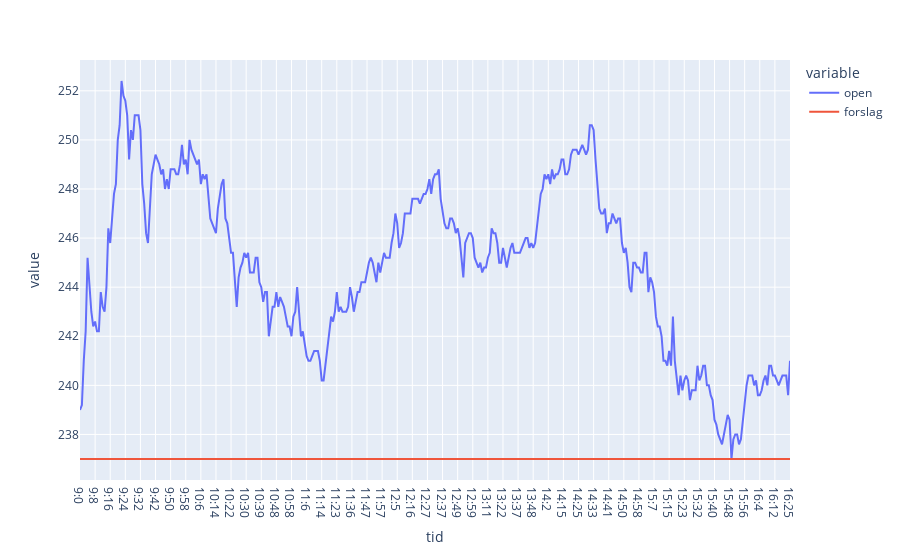
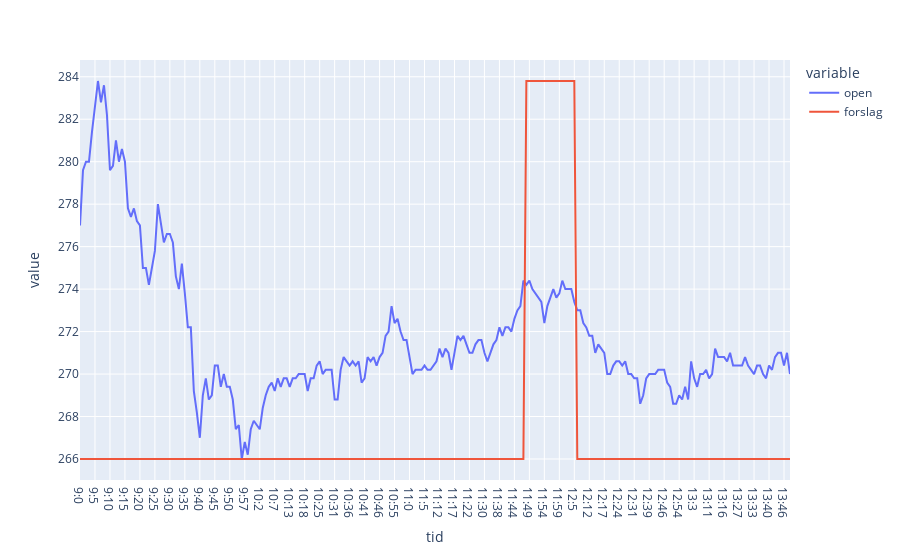
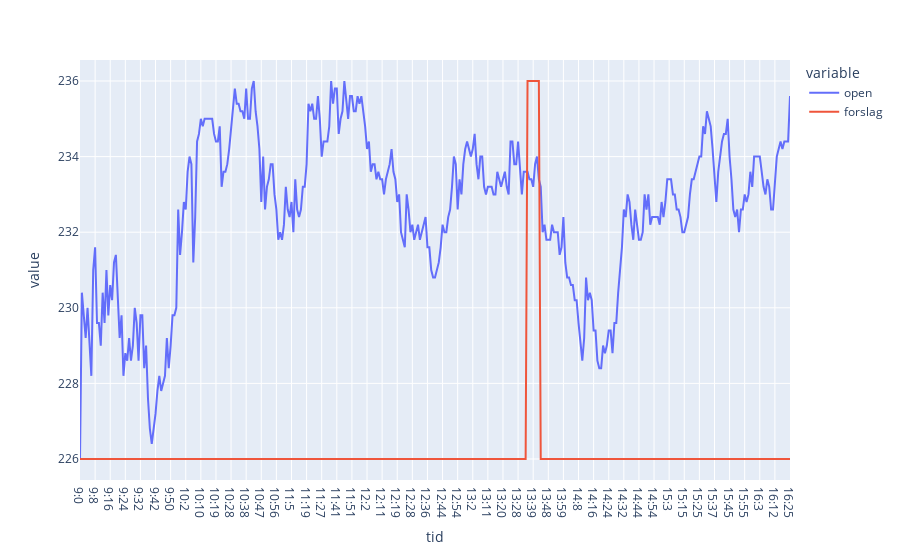
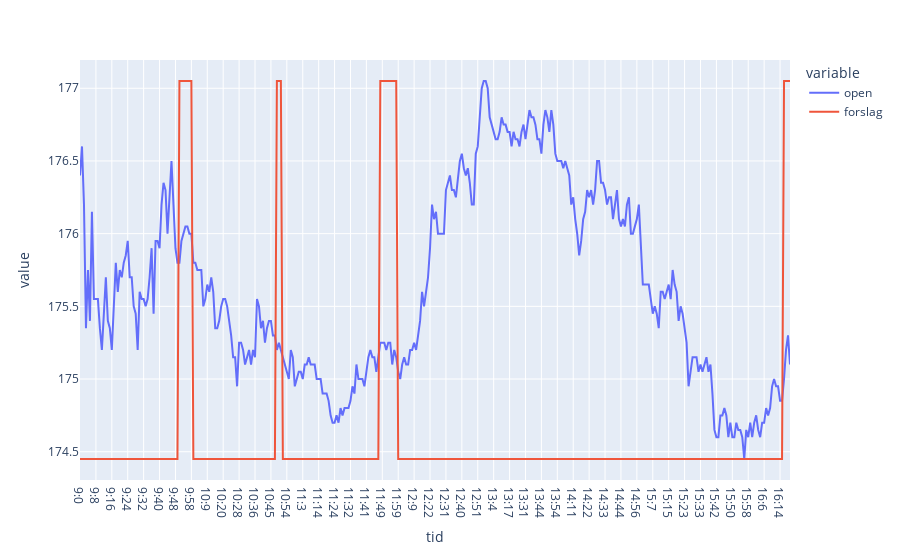

The notebook cell these images were saved under, in order:
### Code cell
filer = list(map(add_data, os.listdir('data/')))[:10] # 60 første er lagd til å bygge modell
make_ready(filer)
#fil

### Figure 1 — Plotly figure (JSON) as saved in the notebook; plotly's stock layout.template omitted (floating-point values rounded to 4 significant figures; data arrays with more than 128 entries replaced by an {"elided": "..."} marker saying what was removed)
{"data": [{"hovertemplate": "variable=open<br>tid=%{x}<br>value=%{y}<extra></extra>", "legendgroup": "open", "line": {"color": "#636efa", "dash": "solid"}, "mode": "lines", "name": "open", "orientation": "v", "showlegend": true, "type": "scatter", "x": {"elided": "377 str values"}, "xaxis": "x", "y": {"elided": "377 float values"}, "yaxis": "y"}, {"hovertemplate": "variable=forslag<br>tid=%{x}<br>value=%{y}<extra></extra>", "legendgroup": "forslag", "line": {"color": "#EF553B", "dash": "solid"}, "mode": "lines", "name": "forslag", "orientation": "v", "showlegend": true, "type": "scatter", "x": {"elided": "377 str values"}, "xaxis": "x", "y": {"elided": "377 int values"}, "yaxis": "y"}], "layout": {"legend": {"title": {"text": "variable"}, "tracegroupgap": 0}, "margin": {"t": 60}, "xaxis": {"anchor": "y", "domain": [0, 1], "title": {"text": "tid"}}, "yaxis": {"anchor": "x", "domain": [0, 1], "title": {"text": "value"}}}}

### Figure 2 — Plotly figure (JSON) as saved in the notebook; plotly's stock layout.template omitted (floating-point values rounded to 4 significant figures; data arrays with more than 128 entries replaced by an {"elided": "..."} marker saying what was removed)
{"data": [{"hovertemplate": "variable=open<br>tid=%{x}<br>value=%{y}<extra></extra>", "legendgroup": "open", "line": {"color": "#636efa", "dash": "solid"}, "mode": "lines", "name": "open", "orientation": "v", "showlegend": true, "type": "scatter", "x": {"elided": "238 str values"}, "xaxis": "x", "y": {"elided": "238 float values"}, "yaxis": "y"}, {"hovertemplate": "variable=forslag<br>tid=%{x}<br>value=%{y}<extra></extra>", "legendgroup": "forslag", "line": {"color": "#EF553B", "dash": "solid"}, "mode": "lines", "name": "forslag", "orientation": "v", "showlegend": true, "type": "scatter", "x": {"elided": "238 str values"}, "xaxis": "x", "y": {"elided": "238 float values"}, "yaxis": "y"}], "layout": {"legend": {"title": {"text": "variable"}, "tracegroupgap": 0}, "margin": {"t": 60}, "xaxis": {"anchor": "y", "domain": [0, 1], "title": {"text": "tid"}}, "yaxis": {"anchor": "x", "domain": [0, 1], "title": {"text": "value"}}}}

### Figure 3 — Plotly figure (JSON) as saved in the notebook; plotly's stock layout.template omitted (floating-point values rounded to 4 significant figures; data arrays with more than 128 entries replaced by an {"elided": "..."} marker saying what was removed)
{"data": [{"hovertemplate": "variable=open<br>tid=%{x}<br>value=%{y}<extra></extra>", "legendgroup": "open", "line": {"color": "#636efa", "dash": "solid"}, "mode": "lines", "name": "open", "orientation": "v", "showlegend": true, "type": "scatter", "x": {"elided": "377 str values"}, "xaxis": "x", "y": {"elided": "377 float values"}, "yaxis": "y"}, {"hovertemplate": "variable=forslag<br>tid=%{x}<br>value=%{y}<extra></extra>", "legendgroup": "forslag", "line": {"color": "#EF553B", "dash": "solid"}, "mode": "lines", "name": "forslag", "orientation": "v", "showlegend": true, "type": "scatter", "x": {"elided": "377 str values"}, "xaxis": "x", "y": {"elided": "377 int values"}, "yaxis": "y"}], "layout": {"legend": {"title": {"text": "variable"}, "tracegroupgap": 0}, "margin": {"t": 60}, "xaxis": {"anchor": "y", "domain": [0, 1], "title": {"text": "tid"}}, "yaxis": {"anchor": "x", "domain": [0, 1], "title": {"text": "value"}}}}

### Figure 4 — Plotly figure (JSON) as saved in the notebook; plotly's stock layout.template omitted (floating-point values rounded to 4 significant figures; data arrays with more than 128 entries replaced by an {"elided": "..."} marker saying what was removed)
{"data": [{"hovertemplate": "variable=open<br>tid=%{x}<br>value=%{y}<extra></extra>", "legendgroup": "open", "line": {"color": "#636efa", "dash": "solid"}, "mode": "lines", "name": "open", "orientation": "v", "showlegend": true, "type": "scatter", "x": {"elided": "358 str values"}, "xaxis": "x", "y": {"elided": "358 float values"}, "yaxis": "y"}, {"hovertemplate": "variable=forslag<br>tid=%{x}<br>value=%{y}<extra></extra>", "legendgroup": "forslag", "line": {"color": "#EF553B", "dash": "solid"}, "mode": "lines", "name": "forslag", "orientation": "v", "showlegend": true, "type": "scatter", "x": {"elided": "358 str values"}, "xaxis": "x", "y": {"elided": "358 float values"}, "yaxis": "y"}], "layout": {"legend": {"title": {"text": "variable"}, "tracegroupgap": 0}, "margin": {"t": 60}, "xaxis": {"anchor": "y", "domain": [0, 1], "title": {"text": "tid"}}, "yaxis": {"anchor": "x", "domain": [0, 1], "title": {"text": "value"}}}}
